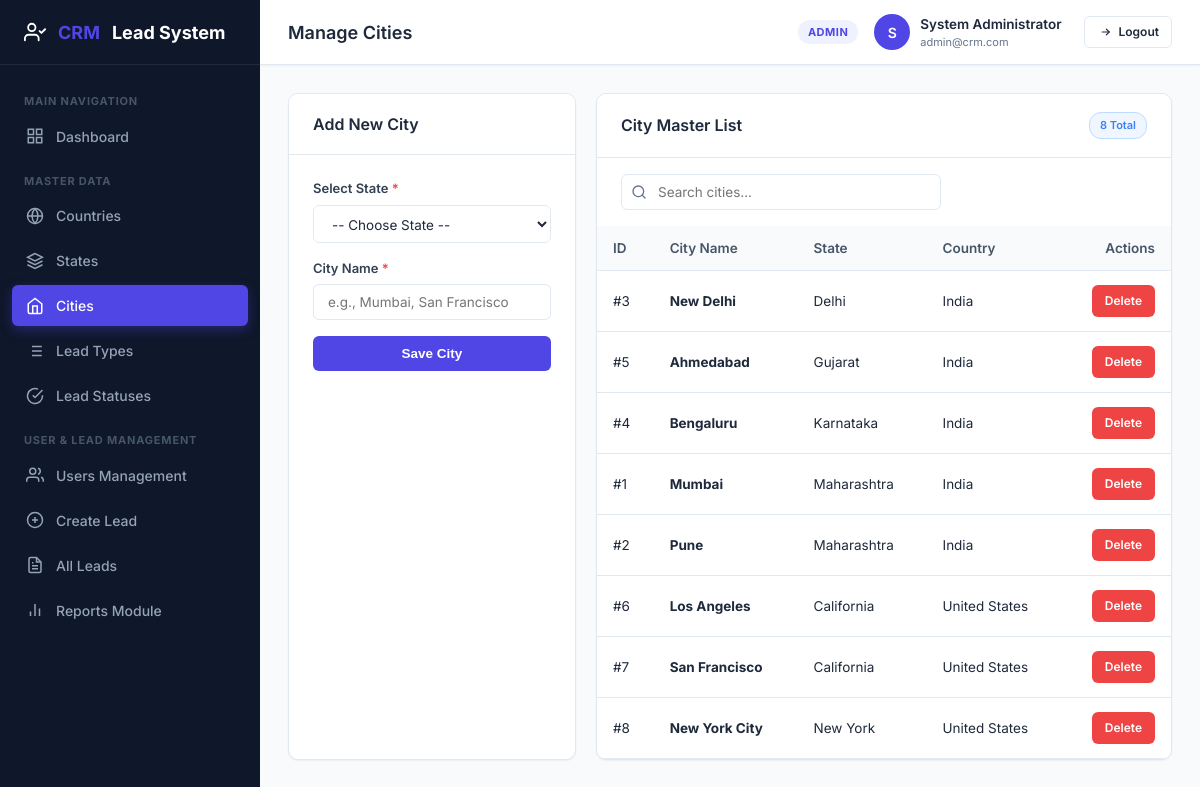
The app's page /admin/cities.php (signed in) with its own data.
### tables this page shows
CREATE TABLE IF NOT EXISTS `cities` (
    `id` INT AUTO_INCREMENT PRIMARY KEY,
    `state_id` INT NOT NULL,
    `city_name` VARCHAR(100) NOT NULL,
    `created_at` DATETIME DEFAULT CURRENT_TIMESTAMP,
    FOREIGN KEY (`state_id`) REFERENCES `states`(`id`) ON DELETE CASCADE ON UPDATE CASCADE,
    UNIQUE KEY `unique_city_per_state` (`state_id`, `city_name`)
);

CREATE TABLE IF NOT EXISTS `states` (
    `id` INT AUTO_INCREMENT PRIMARY KEY,
    `country_id` INT NOT NULL,
    `state_name` VARCHAR(100) NOT NULL,
    `created_at` DATETIME DEFAULT CURRENT_TIMESTAMP,
    FOREIGN KEY (`country_id`) REFERENCES `countries`(`id`) ON DELETE CASCADE ON UPDATE CASCADE,
    UNIQUE KEY `unique_state_per_country` (`country_id`, `state_name`)
);

CREATE TABLE IF NOT EXISTS `countries` (
    `id` INT AUTO_INCREMENT PRIMARY KEY,
    `country_name` VARCHAR(100) NOT NULL UNIQUE,
    `created_at` DATETIME DEFAULT CURRENT_TIMESTAMP
);

### includes/auth_check.php (called while the page is built, shortened)
<?php
function isLoggedIn() {
    return isset($_SESSION['user_id']) && !empty($_SESSION['user_id']);
}
function isAdmin() {
    return isLoggedIn() && isset($_SESSION['role_name']) && strtolower($_SESSION['role_name']) === 'admin';
}
function getCurrentUser() {
    return [
        'id' => $_SESSION['user_id'],
        'name' => $_SESSION['user_name'] ?? 'User',
        'email' => $_SESSION['user_email'] ?? '',
        'username' => $_SESSION['username'] ?? '',
        'role_id' => $_SESSION['role_id'] ?? 2,
        'role_name' => $_SESSION['role_name'] ?? 'user'
    ];
}

### admin/cities.php (the view, shortened to what this page needs)
<?php
$pageTitle = "Manage Cities";
require_once __DIR__ . '/../includes/header.php';
$pdo = getDBConnection();
$cities = $pdo->query("
    SELECT ct.*, s.state_name, c.country_name
    FROM cities ct
    JOIN states s ON ct.state_id = s.id
    JOIN countries c ON s.country_id = c.id
    ORDER BY c.country_name ASC, s.state_name ASC, ct.city_name ASC
")->fetchAll();
?>
<div class="form-grid" style="grid-template-columns: 1fr 2fr;">
    <div class="card">
        <div class="card-header">
            <h3 class="card-title">Add New City</h3>
        </div>
        <div class="card-body">
            <form action="" method="POST">
                <div class="form-group">
                    <label class="form-label" for="state_id">Select State <span class="required">*</span></label>
                    <select id="state_id" name="state_id" class="form-select" required>
                        <option value="">-- Choose State --</option>
                    </select>
                </div>
                <div class="form-group">
                    <label class="form-label" for="city_name">City Name <span class="required">*</span></label>
                    <input type="text" id="city_name" name="city_name" class="form-control" placeholder="e.g., Mumbai, San Francisco" required>
                </div>
                <button type="submit" class="btn btn-primary" style="width: 100%;">
                    Save City
                </button>
            </form>
        </div>
    </div>
    <div class="card">
        <div class="card-header">
            <h3 class="card-title">City Master List</h3>
            <span class="badge badge-fresh"><?php echo count($cities); ?> Total</span>
        </div>
        <div class="card-body" style="padding: 0;">
            <div class="table-search-bar" style="padding: 16px 24px 0 24px;">
                <div class="search-input-wrap">
                    <svg xmlns="http://www.w3.org/2000/svg" width="16" height="16" viewBox="0 0 24 24" fill="none" stroke="currentColor" stroke-width="2" stroke-linecap="round" stroke-linejoin="round"><circle cx="11" cy="11" r="8"></circle><line x1="21" y1="21" x2="16.65" y2="16.65"></line></svg>
                    <input type="text" id="tableSearchInput" class="form-control" placeholder="Search cities...">
                </div>
            </div>
            <div class="table-responsive">
                <table class="custom-table">
                    <thead>
                        <tr>
                            <th>ID</th>
                            <th>City Name</th>
                            <th>State</th>
                            <th>Country</th>
                            <th class="text-right">Actions</th>
                        </tr>
                    </thead>
                    <tbody>
                        <?php if (empty($cities)): ?>
                            <tr><td colspan="5" style="text-align: center; color: var(--text-muted);">No cities found. Add state and cities to populate.</td></tr>
                        <?php else: ?>
                            <?php foreach ($cities as $c): ?>
                                <tr>
                                    <td>#<?php echo $c['id']; ?></td>
                                    <td><strong><?php echo htmlspecialchars($c['city_name']); ?></strong></td>
                                    <td><?php echo htmlspecialchars($c['state_name']); ?></td>
                                    <td><?php echo htmlspecialchars($c['country_name']); ?></td>
                                    <td class="text-right">
                                        <a href="?delete=<?php echo $c['id']; ?>" class="btn btn-sm btn-danger" onclick="return confirm('Are you sure you want to delete this city?');">
                                            Delete
                                        </a>
                                    </td>
                                </tr>
                            <?php endforeach; ?>
                        <?php endif; ?>
                    </tbody>
                </table>
            </div>
        </div>
    </div>
</div>
<?php require_once __DIR__ . '/../includes/footer.php'; ?>

### includes/header.php (shortened to what this page needs)
<?php
require_once __DIR__ . '/auth_check.php';
?>
<!DOCTYPE html>
<html lang="en">
<head>
    <link rel="stylesheet" href="/CRM%20P/assets/css/style.css">
</head>
<body>
<div class="app-wrapper">
    <?php include __DIR__ . '/sidebar.php'; ?>
    <div class="main-content">
        <header class="topbar">
            <h1 class="topbar-title"><?php echo isset($pageTitle) ? htmlspecialchars($pageTitle) : 'Dashboard'; ?></h1>
            <div class="user-profile">
                <span class="role-badge <?php echo htmlspecialchars($currentUser['role_name']); ?>">
                    <?php echo htmlspecialchars(strtoupper($currentUser['role_name'])); ?>
                </span>
                <div class="user-dropdown">
                    <div class="user-avatar">
                        <?php echo strtoupper(substr($currentUser['name'], 0, 1)); ?>
                    </div>
                    <div>
                        <div style="font-weight: 600; font-size: 13.5px;"><?php echo htmlspecialchars($currentUser['name']); ?></div>
                        <div style="font-size: 11px; color: var(--text-muted);"><?php echo htmlspecialchars($currentUser['email']); ?></div>
                    </div>
                    <a href="/CRM%20P/logout.php" class="btn btn-sm btn-secondary" style="margin-left: 12px;" title="Logout">
                        Logout
                    </a>
                </div>
            </div>
        </header>
        <main class="page-container">

### includes/sidebar.php (shortened to what this page needs)
<?php
$currentUser = getCurrentUser();
$isAdmin = isAdmin();
$currentScript = basename($_SERVER['SCRIPT_NAME']);
?>
<aside class="sidebar">
    <div class="sidebar-brand">
        <span>CRM</span> Lead System
    </div>
    <ul class="sidebar-menu">
        <li class="menu-category">Main Navigation</li>
        <?php if ($isAdmin): ?>
            <li class="<?php echo ($currentScript === 'dashboard.php' && strpos($_SERVER['REQUEST_URI'], '/admin/') !== false) ? 'active' : ''; ?>">
                <a href="/CRM%20P/admin/dashboard.php">
                    <svg xmlns="http://www.w3.org/2000/svg" viewBox="0 0 24 24" fill="none" stroke="currentColor"><rect x="3" y="3" width="7" height="7"></rect><rect x="14" y="3" width="7" height="7"></rect><rect x="14" y="14" width="7" height="7"></rect><rect x="3" y="14" width="7" height="7"></rect></svg>
                    Dashboard
                </a>
            </li>
            <li class="menu-category">Master Data</li>
            <li class="<?php echo ($currentScript === 'countries.php') ? 'active' : ''; ?>">
                <a href="/CRM%20P/admin/countries.php">
                    <svg xmlns="http://www.w3.org/2000/svg" viewBox="0 0 24 24" fill="none" stroke="currentColor"><circle cx="12" cy="12" r="10"></circle><line x1="2" y1="12" x2="22" y2="12"></line><path d="M12 2a15.3 15.3 0 0 1 4 10 15.3 15.3 0 0 1-4 10 15.3 15.3 0 0 1-4-10 15.3 15.3 0 0 1 4-10z"></path></svg>
                    Countries
                </a>
            </li>
            <li class="<?php echo ($currentScript === 'states.php') ? 'active' : ''; ?>">
                <a href="/CRM%20P/admin/states.php">
                    <svg xmlns="http://www.w3.org/2000/svg" viewBox="0 0 24 24" fill="none" stroke="currentColor"><polygon points="12 2 2 7 12 12 22 7 12 2"></polygon><polyline points="2 17 12 22 22 17"></polyline><polyline points="2 12 12 17 22 12"></polyline></svg>
                    States
                </a>
            </li>
            <li class="<?php echo ($currentScript === 'cities.php') ? 'active' : ''; ?>">
                <a href="/CRM%20P/admin/cities.php">
                    <svg xmlns="http://www.w3.org/2000/svg" viewBox="0 0 24 24" fill="none" stroke="currentColor"><path d="M3 9l9-7 9 7v11a2 2 0 0 1-2 2H5a2 2 0 0 1-2-2z"></path><polyline points="9 22 9 12 15 12 15 22"></polyline></svg>
                    Cities
                </a>
            </li>
            <li class="<?php echo ($currentScript === 'lead_types.php') ? 'active' : ''; ?>">
                <a href="/CRM%20P/admin/lead_types.php">
                    Lead Types
                </a>
            </li>
            <li class="<?php echo ($currentScript === 'lead_statuses.php') ? 'active' : ''; ?>">
                <a href="/CRM%20P/admin/lead_statuses.php">
                    <svg xmlns="http://www.w3.org/2000/svg" viewBox="0 0 24 24" fill="none" stroke="currentColor"><path d="M22 11.08V12a10 10 0 1 1-5.93-9.14"></path><polyline points="22 4 12 14.01 9 11.01"></polyline></svg>
                    Lead Statuses
                </a>
            </li>
            <li class="menu-category">User & Lead Management</li>
            <li class="<?php echo ($currentScript === 'users.php') ? 'active' : ''; ?>">
                <a href="/CRM%20P/admin/users.php">
                    <svg xmlns="http://www.w3.org/2000/svg" viewBox="0 0 24 24" fill="none" stroke="currentColor"><path d="M17 21v-2a4 4 0 0 0-4-4H5a4 4 0 0 0-4 4v2"></path><circle cx="9" cy="7" r="4"></circle><path d="M23 21v-2a4 4 0 0 0-3-3.87"></path><path d="M16 3.13a4 4 0 0 1 0 7.75"></path></svg>
                    Users Management
                </a>
            </li>
            <li class="<?php echo ($currentScript === 'lead_create.php' && strpos($_SERVER['REQUEST_URI'], '/admin/') !== false) ? 'active' : ''; ?>">
                <a href="/CRM%20P/admin/lead_create.php">
                    <svg xmlns="http://www.w3.org/2000/svg" viewBox="0 0 24 24" fill="none" stroke="currentColor"><circle cx="12" cy="12" r="10"></circle><line x1="12" y1="8" x2="12" y2="16"></line><line x1="8" y1="12" x2="16" y2="12"></line></svg>
                    Create Lead
                </a>
            </li>
            <li class="<?php echo ($currentScript === 'lead_list.php' && strpos($_SERVER['REQUEST_URI'], '/admin/') !== false) ? 'active' : ''; ?>">
                <a href="/CRM%20P/admin/lead_list.php">
                    All Leads
                </a>
            </li>
            <li class="<?php echo ($currentScript === 'reports.php') ? 'active' : ''; ?>">
                <a href="/CRM%20P/admin/reports.php">
                    <svg xmlns="http://www.w3.org/2000/svg" viewBox="0 0 24 24" fill="none" stroke="currentColor"><line x1="18" y1="20" x2="18" y2="10"></line><line x1="12" y1="20" x2="12" y2="4"></line><line x1="6" y1="20" x2="6" y2="14"></line></svg>
                    Reports Module
                </a>
            </li>
        <?php endif; ?>
    </ul>
</aside>

### includes/footer.php (shortened to what this page needs)
        </main>
    </div>
</div>
</body>
</html>

### records on screen
cities: id "3", city_name "New Delhi", state.state_name "Delhi", countries.country_name "India"
cities: id "5", city_name "Ahmedabad", state.state_name "Gujarat", countries.country_name "India"
cities: id "4", city_name "Bengaluru", state.state_name "Karnataka", countries.country_name "India"
cities: id "1", city_name "Mumbai", state.state_name "Maharashtra", countries.country_name "India"
cities: id "2", city_name "Pune", state.state_name "Maharashtra", countries.country_name "India"
cities: id "6", city_name "Los Angeles", state.state_name "California", countries.country_name "United States"
cities: id "7", city_name "San Francisco", state.state_name "California", countries.country_name "United States"
cities: id "8", city_name "New York City", state.state_name "New York", countries.country_name "United States"

### other values on screen
$pageTitle "Manage Cities"
$currentUser['role_name'] "ADMIN"
substr($currentUser['name'], 0, 1) "S"
$currentUser['name'] "System Administrator"
$currentUser['email'] "admin@crm.com"
count($cities) "8"
